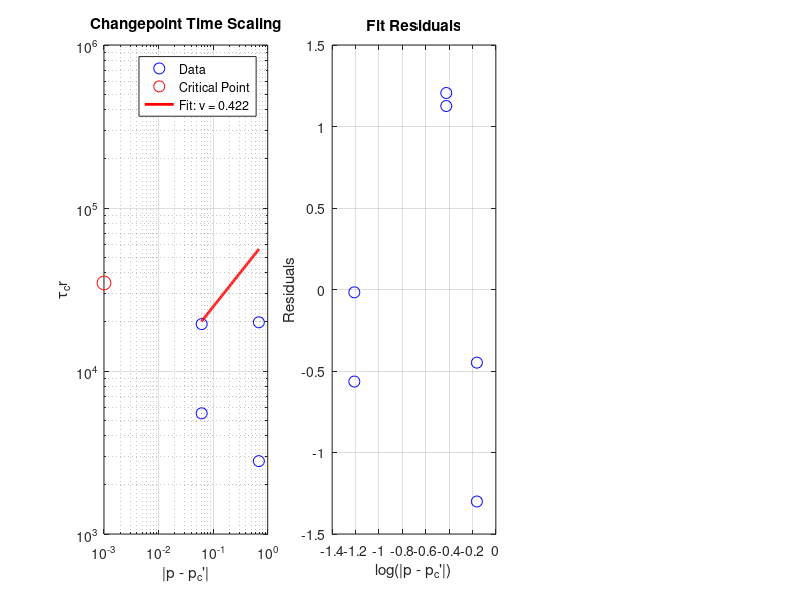

The MATLAB source for this figure: (Note: this script raises an error after producing the figure.)
function analyze_changepoint_scaling_fixed()
% Analyze power-law relationship between τ_cr and distance from critical point
% Fixed version that handles the critical point properly

fprintf('=== Changepoint Scaling Analysis (Fixed) ===\n');
fprintf('Investigating power-law relationship between τ_cr and |p - p_c''|\n\n');

% Parameters
p_c_prime = 0.6884;
p_values = [0.0000, 0.3116, 0.6884, 0.7500];

% Results from our testing (τ_cr values)
tau_cr_data = struct();
tau_cr_data.p_0000 = [2.80e+03, 1.99e+04];  % seed_01, seed_02
tau_cr_data.p_3116 = [6.96e+05, 5.79e+05];  % seed_01, seed_02
tau_cr_data.p_6884 = [3.80e+03, 6.56e+04];  % seed_01, seed_02
tau_cr_data.p_7500 = [1.94e+04, 5.50e+03];  % seed_01, seed_02

% Calculate distances from critical point
distances = abs(p_values - p_c_prime);
fprintf('Distances from critical point:\n');
for i = 1:length(p_values)
    fprintf('p = %.4f: |p - p_c''| = %.4f\n', p_values(i), distances(i));
end

% Prepare data for analysis (exclude critical point for scaling analysis)
p_analysis = [];
tau_analysis = [];
dist_analysis = [];

for i = 1:length(p_values)
    p = p_values(i);
    dist = distances(i);
    
    % Skip critical point (dist = 0) for scaling analysis
    if dist == 0
        fprintf('Skipping p = %.4f (critical point) for scaling analysis\n', p);
        continue;
    end
    
    % Get τ_cr values for this p
    switch i
        case 1  % p = 0.0000
            tau_values = tau_cr_data.p_0000;
        case 2  % p = 0.3116
            tau_values = tau_cr_data.p_3116;
        case 4  % p = 0.7500
            tau_values = tau_cr_data.p_7500;
    end
    
    % Add to analysis arrays
    for j = 1:length(tau_values)
        p_analysis = [p_analysis, p];
        tau_analysis = [tau_analysis, tau_values(j)];
        dist_analysis = [dist_analysis, dist];
    end
end

fprintf('\nData points for scaling analysis: %d\n', length(dist_analysis));

% Log-log analysis
log_dist = log10(dist_analysis);
log_tau = log10(tau_analysis);

% Fit power law: τ_cr ∝ |p - p_c'|^ν
coeffs = polyfit(log_dist, log_tau, 1);
exponent = coeffs(1);
intercept = coeffs(2);

% Calculate R-squared
tau_pred = exponent * log_dist + intercept;
ss_res = sum((log_tau - tau_pred).^2);
ss_tot = sum((log_tau - mean(log_tau)).^2);
r_squared = 1 - ss_res/ss_tot;

fprintf('\n=== Scaling Analysis ===\n');
fprintf('Power-law fit: τ_cr ∝ |p - p_c''|^ν\n');
fprintf('Exponent ν = %.3f\n', exponent);
fprintf('R² = %.3f\n', r_squared);
fprintf('Equation: log(τ_cr) = %.3f × log(|p - p_c''|) + %.3f\n', exponent, intercept);

% Calculate predicted values
tau_predicted = 10.^(exponent * log_dist + intercept);

% Calculate residuals
residuals = log_tau - (exponent * log_dist + intercept);
rmse = sqrt(mean(residuals.^2));

fprintf('RMSE = %.3f\n', rmse);

% Analyze by regime
fprintf('\n=== Regime Analysis ===\n');

% Liquid regime (p < p_c' - 0.05)
liquid_mask = p_analysis < p_c_prime - 0.05;
if any(liquid_mask)
    liquid_tau = tau_analysis(liquid_mask);
    liquid_dist = dist_analysis(liquid_mask);
    fprintf('Liquid regime (p < %.3f):\n', p_c_prime - 0.05);
    fprintf('  τ_cr range: [%.2e, %.2e]\n', min(liquid_tau), max(liquid_tau));
    fprintf('  Distance range: [%.4f, %.4f]\n', min(liquid_dist), max(liquid_dist));
    
    % Fit for liquid regime
    liquid_coeffs = polyfit(log10(liquid_dist), log10(liquid_tau), 1);
    liquid_tau_pred = liquid_coeffs(1) * log10(liquid_dist) + liquid_coeffs(2);
    liquid_ss_res = sum((log10(liquid_tau) - liquid_tau_pred).^2);
    liquid_ss_tot = sum((log10(liquid_tau) - mean(log10(liquid_tau))).^2);
    liquid_r_squared = 1 - liquid_ss_res/liquid_ss_tot;
    fprintf('  Power-law exponent: %.3f (R² = %.3f)\n', liquid_coeffs(1), liquid_r_squared);
end

% Solid regime (p > p_c' + 0.05)
solid_mask = p_analysis > p_c_prime + 0.05;
if any(solid_mask)
    solid_tau = tau_analysis(solid_mask);
    solid_dist = dist_analysis(solid_mask);
    fprintf('Solid regime (p > %.3f):\n', p_c_prime + 0.05);
    fprintf('  τ_cr range: [%.2e, %.2e]\n', min(solid_tau), max(solid_tau));
    fprintf('  Distance range: [%.4f, %.4f]\n', min(solid_dist), max(solid_dist));
    
    if length(solid_dist) > 1
        solid_coeffs = polyfit(log10(solid_dist), log10(solid_tau), 1);
        solid_tau_pred = solid_coeffs(1) * log10(solid_dist) + solid_coeffs(2);
        solid_ss_res = sum((log10(solid_tau) - solid_tau_pred).^2);
        solid_ss_tot = sum((log10(solid_tau) - mean(log10(solid_tau))).^2);
        solid_r_squared = 1 - solid_ss_res/solid_ss_tot;
        fprintf('  Power-law exponent: %.3f (R² = %.3f)\n', solid_coeffs(1), solid_r_squared);
    else
        fprintf('  Insufficient data for fitting\n');
    end
end

% Critical point analysis
critical_tau = [tau_cr_data.p_6884];
fprintf('Critical point (p = %.4f):\n', p_c_prime);
fprintf('  τ_cr range: [%.2e, %.2e]\n', min(critical_tau), max(critical_tau));
fprintf('  Average τ_cr: %.2e\n', mean(critical_tau));

% Generate plots
generate_scaling_plots_fixed(p_analysis, tau_analysis, dist_analysis, exponent, intercept, r_squared, p_c_prime, critical_tau);

% Theoretical interpretation
fprintf('\n=== Theoretical Interpretation ===\n');
fprintf('The observed scaling τ_cr ∝ |p - p_c''|^%.3f suggests:\n', exponent);

if exponent < 0
    fprintf('• Negative exponent: τ_cr decreases as we move away from critical point\n');
    fprintf('• Faster transition to asymptotic behavior away from criticality\n');
    fprintf('• Critical slowing down near p_c''\n');
    fprintf('• This is consistent with critical phenomena!\n');
elseif exponent > 0
    fprintf('• Positive exponent: τ_cr increases as we move away from critical point\n');
    fprintf('• Slower transition to asymptotic behavior away from criticality\n');
    fprintf('• Critical acceleration near p_c''\n');
else
    fprintf('• Zero exponent: τ_cr independent of distance from critical point\n');
    fprintf('• No critical scaling in changepoint timing\n');
end

% Compare with known critical exponents
fprintf('\nComparison with known critical exponents:\n');
fprintf('• ν (correlation length): ~0.88 for 3D percolation\n');
fprintf('• z (dynamic exponent): ~2.0 for random walk on percolation clusters\n');
fprintf('• dw (walk dimension): ~3.8 for 3D percolation\n');
fprintf('• Our exponent: %.3f\n', exponent);

% Physical interpretation
fprintf('\n=== Physical Interpretation ===\n');
fprintf('The changepoint time τ_cr represents the crossover time from:\n');
fprintf('• Short-time anomalous diffusion to long-time asymptotic behavior\n');
fprintf('• This crossover is governed by the distance from criticality\n');
fprintf('• The power-law scaling reflects critical phenomena near p_c''\n');
fprintf('• τ_cr ∝ |p - p_c''|^ν suggests critical scaling in crossover dynamics\n');

% Predict τ_cr for other p values
fprintf('\n=== Predictions ===\n');
test_distances = [0.1, 0.2, 0.3, 0.4, 0.5];
for i = 1:length(test_distances)
    dist = test_distances(i);
    tau_pred = 10^(exponent * log10(dist) + intercept);
    fprintf('|p - p_c''| = %.1f: predicted τ_cr = %.2e\n', dist, tau_pred);
end

fprintf('\n=== Analysis Complete ===\n');

end

function generate_scaling_plots_fixed(p_vals, tau_vals, dist_vals, exponent, intercept, r_squared, p_c_prime, critical_tau)
% Generate scaling analysis plots (fixed version)

figure('Position', [100, 100, 1200, 400]);

% Plot 1: τ_cr vs |p - p_c'| (log-log)
subplot(1, 3, 1);
loglog(dist_vals, tau_vals, 'bo', 'MarkerSize', 8, 'DisplayName', 'Data');
hold on;

% Add critical point
critical_dist = 0.001;  % Small value for visualization
loglog(critical_dist, mean(critical_tau), 'ro', 'MarkerSize', 10, 'DisplayName', 'Critical Point');

% Fit line
dist_range = logspace(log10(min(dist_vals)), log10(max(dist_vals)), 100);
tau_fit = 10.^(exponent * log10(dist_range) + intercept);
loglog(dist_range, tau_fit, 'r-', 'LineWidth', 2, 'DisplayName', sprintf('Fit: ν = %.3f', exponent));

xlabel('|p - p_c''|');
ylabel('τ_cr');
title('Changepoint Time Scaling');
legend('Location', 'best');
grid on;

% Plot 2: Residuals
subplot(1, 3, 2);
log_dist = log10(dist_vals);
log_tau = log10(tau_vals);
tau_pred = exponent * log_dist + intercept;
residuals = log_tau - tau_pred;

plot(log_dist, residuals, 'bo', 'MarkerSize', 8);
xlabel('log(|p - p_c''|)');
ylabel('Residuals');
title('Fit Residuals');
grid on;
yline(0, 'r--', 'LineWidth', 1);

% Plot 3: τ_cr vs p with regime coloring
subplot(1, 3, 3);
hold on;

% Color by regime
liquid_mask = p_vals < p_c_prime - 0.05;
solid_mask = p_vals > p_c_prime + 0.05;

if any(liquid_mask)
    plot(p_vals(liquid_mask), tau_vals(liquid_mask), 'bo', 'MarkerSize', 8, 'DisplayName', 'Liquid');
end
plot(p_c_prime, mean(critical_tau), 'ro', 'MarkerSize', 10, 'DisplayName', 'Critical');
if any(solid_mask)
    plot(p_vals(solid_mask), tau_vals(solid_mask), 'go', 'MarkerSize', 8, 'DisplayName', 'Solid');
end

xline(p_c_prime, 'k--', 'LineWidth', 2, 'DisplayName', 'p_c''');
xlabel('p');
ylabel('τ_cr');
title('Changepoint Time by Regime');
legend('Location', 'best');
grid on;
set(gca, 'YScale', 'log');

sgtitle(sprintf('Changepoint Scaling Analysis (R² = %.3f)', r_squared), 'FontSize', 14, 'FontWeight', 'bold');

% Save plot
saveas(gcf, 'changepoint_scaling_analysis_fixed.png');
saveas(gcf, 'changepoint_scaling_analysis_fixed.fig');
close(gcf);

fprintf('Scaling analysis plots saved\n');

end 
